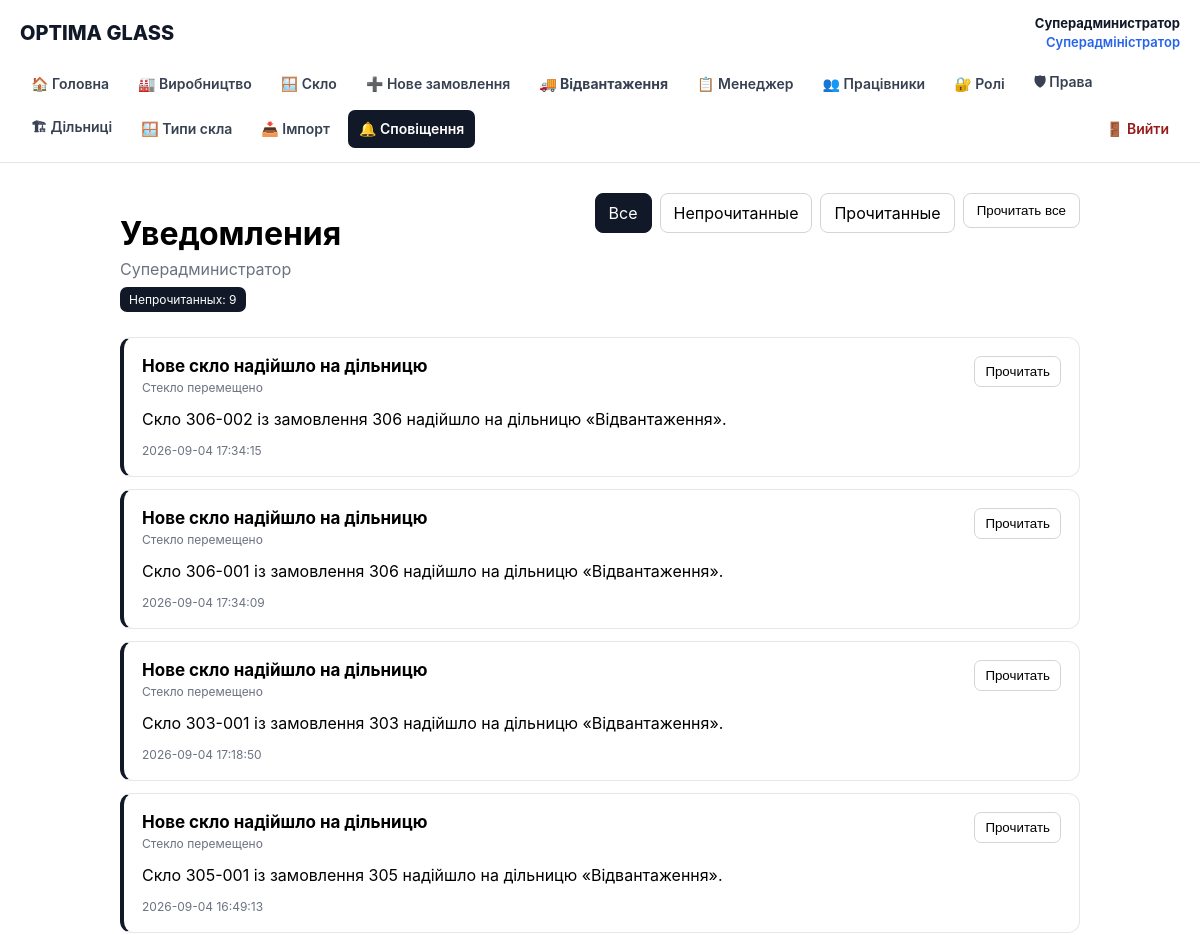
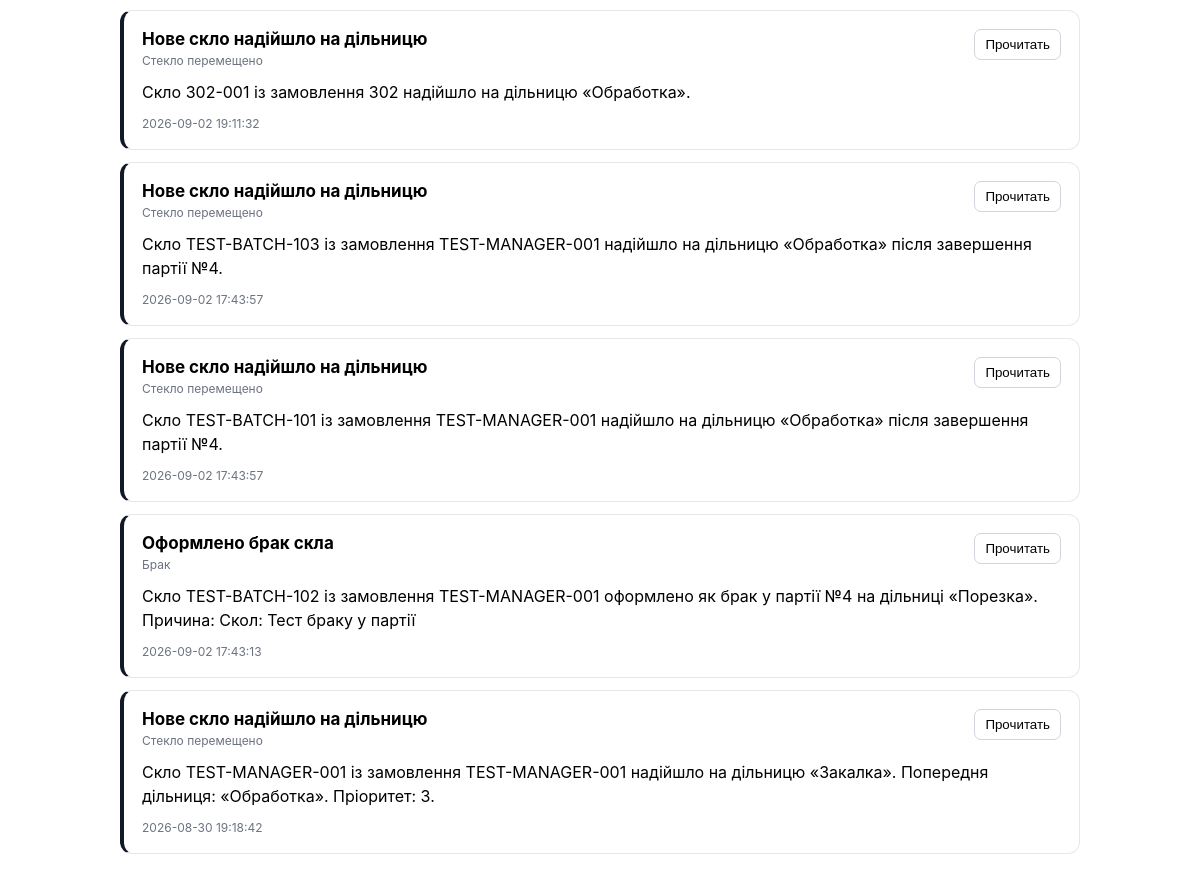
Screenshot of /notifications.php (signed in) with the database file from the repository (2 pictures, top to bottom).
### tables this page shows
CREATE TABLE users (
        id INTEGER PRIMARY KEY AUTOINCREMENT,
        name TEXT NOT NULL,
        email TEXT NOT NULL UNIQUE,
        password TEXT NOT NULL,
        role TEXT NOT NULL DEFAULT 'employee',
        active INTEGER NOT NULL DEFAULT 1,
        created_at TEXT NOT NULL DEFAULT CURRENT_TIMESTAMP
    , stage_id INTEGER REFERENCES production_stages(id));

CREATE TABLE notifications (
    id INTEGER PRIMARY KEY AUTOINCREMENT,

    user_id INTEGER NOT NULL,

    type TEXT NOT NULL,
    title TEXT NOT NULL,
    message TEXT NOT NULL,

    entity_type TEXT,
    entity_id INTEGER,

    channel TEXT NOT NULL DEFAULT 'in_app',
    status TEXT NOT NULL DEFAULT 'unread',

    read_at TEXT,
    sent_at TEXT,

    created_at TEXT NOT NULL DEFAULT CURRENT_TIMESTAMP,

    FOREIGN KEY (user_id) REFERENCES users(id) ON DELETE CASCADE
);

### src/auth.php (called while the page is built, shortened)
<?php
require_once __DIR__ . '/db.php';
function current_user(): ?array
{
    global $db;
    $stmt = $db->prepare("
        SELECT
            u.id,
            u.name,
            u.email,
            u.role,
            u.active,
            u.stage_id,
            ps.name AS stage_name
        FROM users u
        LEFT JOIN production_stages ps
            ON ps.id = u.stage_id
        WHERE u.id = :id
          AND u.active = 1
        LIMIT 1
    ");
    $stmt->execute([
        ':id' => (int) $_SESSION['user_id'],
    ]);
    $user = $stmt->fetch(PDO::FETCH_ASSOC);
    return $user;
}
function require_user(): array
{
    $user = current_user();
    return $user;
}

### public/notifications.php (the view, shortened to what this page needs)
<?php
require __DIR__ . '/../src/auth.php';
$user = require_user();
function e(?string $value): string
{
    return htmlspecialchars(
        $value ?? '',
        ENT_QUOTES,
        'UTF-8'
    );
}
function notificationTypeLabel(string $type): string
{
    return match ($type) {
        'glass_moved' => 'Стекло перемещено',
        'glass_rejected' => 'Брак',
        'critical_order' => 'Критический заказ',
        'batch_assigned' => 'Назначена партия',
        'batch_completed' => 'Партия завершена',
        'production_delay' => 'Задержка производства',
        'order_completed' => 'Заказ завершён',
        default => 'Уведомление',
    };
}
$filter = $_GET['filter'] ?? 'all';
$unreadStmt = $db->prepare("
    SELECT COUNT(*)
    FROM notifications
    WHERE user_id = :user_id
      AND status = 'unread'
");
$unreadStmt->execute([
    ':user_id' => (int) $user['id'],
]);
$unreadCount = (int) $unreadStmt->fetchColumn();
$sql = "
    SELECT
        id,
        type,
        title,
        message,
        entity_type,
        entity_id,
        channel,
        status,
        read_at,
        sent_at,
        created_at
    FROM notifications
    WHERE user_id = :user_id
";
$params = [
    ':user_id' => (int) $user['id'],
];
$sql .= "
    ORDER BY
        CASE
            WHEN status = 'unread' THEN 0
            ELSE 1
        END,
        created_at DESC,
        id DESC
";
$stmt = $db->prepare($sql);
$stmt->execute($params);
$notifications = $stmt->fetchAll(
    PDO::FETCH_ASSOC
);
?>
<!DOCTYPE html>
<html lang="ru">
<head>
    <link
        rel="stylesheet"
        href="/assets/css/app.css"
    >
</head>
<body>
<?php require __DIR__ . '/../src/partials/header.php'; ?>
<main class="notifications-page">
    <header class="notifications-header">
        <div>
            <h1>
                Уведомления
            </h1>
            <div class="notifications-subtitle">
                <?= e($user['name']) ?>
            </div>
            <?php if ($unreadCount > 0): ?>
                <span class="notifications-count">
                    Непрочитанных:
                    <?= $unreadCount ?>
                </span>
            <?php endif; ?>
        </div>
        <?php if ($notifications): ?>
            <div class="notification-actions">
                <a
                    href="/notifications.php?filter=all"
                    class="<?= $filter === 'all'
                        ? 'active'
                        : '' ?>"
                >
                    Все
                </a>
                <a
                    href="/notifications.php?filter=unread"
                    class="<?= $filter === 'unread'
                        ? 'active'
                        : '' ?>"
                >
                    Непрочитанные
                </a>
                <a
                    href="/notifications.php?filter=read"
                    class="<?= $filter === 'read'
                        ? 'active'
                        : '' ?>"
                >
                    Прочитанные
                </a>
                <?php if ($unreadCount > 0): ?>
                    <form method="post">
                        <button type="submit">
                            Прочитать все
                        </button>
                    </form>
                <?php endif; ?>
            </div>
        <?php endif; ?>
    </header>
    <?php if (!$notifications): ?>
        <div class="empty">
            <?php if ($filter === 'unread'): ?>
                Непрочитанных уведомлений нет.
            <?php elseif ($filter === 'read'): ?>
                Прочитанных уведомлений нет.
            <?php else: ?>
                Уведомлений пока нет.
            <?php endif; ?>
        </div>
    <?php else: ?>
        <div class="notification-list">
            <?php foreach (
                $notifications
                as $notification
            ): ?>
                <article
                    class="notification <?= $notification['status'] === 'unread'
                        ? 'unread'
                        : '' ?>"
                >
                    <div class="notification-top">
                        <div>
                            <div class="notification-title">
                                <?= e(
                                    $notification[
                                        'title'
                                    ]
                                ) ?>
                            </div>
                            <div class="notification-type">
                                <?= e(
                                    notificationTypeLabel(
                                        $notification[
                                            'type'
                                        ]
                                    )
                                ) ?>
                            </div>
                        </div>
                        <?php if (
                            $notification['status']
                            === 'unread'
                        ): ?>
                            <form
                                method="post"
                                class="notification-read"
                            >
                                <button type="submit">
                                    Прочитать
                                </button>
                            </form>
                        <?php endif; ?>
                    </div>
                    <div class="notification-message">
                        <?= nl2br(
                            e(
                                $notification[
                                    'message'
                                ]
                            )
                        ) ?>
                    </div>
                    <div class="notification-date">
                        <?= e(
                            $notification[
                                'created_at'
                            ]
                        ) ?>
                    </div>
                </article>
            <?php endforeach; ?>
        </div>
    <?php endif; ?>
</main>
</body>
</html>

### src/partials/header.php (shortened to what this page needs)
<?php
require_once __DIR__ . '/../auth.php';
require_once __DIR__ . '/../permissions.php';
$headerUser =
    isset($user) && is_array($user)
        ? $user
        : current_user();
$currentPage = basename(
    $_SERVER['PHP_SELF'] ?? ''
);
$headerRole = $headerUser['role'] ?? '';
$headerRoleLabels = [
    'superadmin'      => 'Суперадміністратор',
    'admin'           => 'Адміністратор',
    'manager'         => 'Менеджер',
    'section_manager' => 'Начальник дільниці',
    'employee'        => 'Працівник',
];
if (!function_exists('headerActive')) {
    function headerActive(
        string $page,
        string $currentPage
    ): string {
        return $page === $currentPage
            ? 'nav-active'
            : '';
    }
}
if (!function_exists('headerMenuItem')) {
    function headerMenuItem(
        string $url,
        string $label,
        string $page,
        string $currentPage,
        bool $allowed = true,
        string $extraClass = ''
    ): void {
        $classes = trim(
            headerActive(
                $page,
                $currentPage
            )
            . ' '
            . $extraClass
        );
        ?>
        <a
            href="<?= htmlspecialchars(
                $url,
                ENT_QUOTES,
                'UTF-8'
            ) ?>"
            class="<?= htmlspecialchars(
                $classes,
                ENT_QUOTES,
                'UTF-8'
            ) ?>"
        >
            <?= htmlspecialchars(
                $label,
                ENT_QUOTES,
                'UTF-8'
            ) ?>
        </a>
        <?php
    }
}
?>
<header class="app-header">
    <div class="app-header-inner">
        <div class="app-topbar">
            <a
                href="/"
                class="app-brand"
            >
                OPTIMA GLASS
            </a>
            <?php if ($headerUser): ?>
                <div class="app-user">
                    <strong>
                        <?= htmlspecialchars(
                            $headerUser['name'] ?? '',
                            ENT_QUOTES,
                            'UTF-8'
                        ) ?>
                    </strong>
                    <br>
                    <span class="app-user-role">
                        <?= htmlspecialchars(
                            $headerRoleLabels[$headerRole]
                                ?? $headerRole,
                            ENT_QUOTES,
                            'UTF-8'
                        ) ?>
                    </span>
                </div>
            <?php endif; ?>
        </div>
        <?php if ($headerUser): ?>
            <nav class="app-nav">
                <?php
                if ($headerRole === 'superadmin') {
                    headerMenuItem(
                        '/',
                        '🏠 Головна',
                        'index.php',
                        $currentPage
                    );
                }
                ?>
                <a
                    href="/logout.php"
                    class="logout-link"
                >
                    🚪 Вийти
                </a>
            </nav>
        <?php endif; ?>
    </div>
</header>

### public/assets/css/app.css (style rules this page uses)
* { box-sizing: border-box; }
html, body { margin: 0; padding: 0; min-height: 100%; }
body { font-family: Inter, -apple-system, BlinkMacSystemFont, "Segoe UI", Roboto, Arial, sans-serif; ``` color: #172033; ``` }

### public/notifications.php (style rules this page uses)
.notifications-page { max-width: 1000px; margin: 0 auto; padding: 30px 20px 60px; }
.notifications-header { display: flex; justify-content: space-between; align-items: flex-start; gap: 20px; margin-bottom: 25px; }
.notifications-header h1 { margin-bottom: 6px; }
.notifications-subtitle { color: #6b7280; }
.notifications-count { display: inline-block; margin-top: 8px; padding: 5px 9px; border-radius: 7px; background: #111827; color: #fff; font-size: 12px; }
.notification-actions { display: flex; gap: 8px; flex-wrap: wrap; }
.notification-actions a, .notification-actions button { padding: 9px 13px; border: 1px solid #d1d5db; border-radius: 8px; background: #fff; color: inherit; text-decoration: none; cursor: pointer; }
.notification-actions .active { background: #111827; color: #fff; border-color: #111827; }
.notification-list { display: grid; gap: 12px; }
.notification { padding: 18px; border: 1px solid #e5e7eb; border-radius: 12px; background: #fff; }
.notification.unread { border-left: 4px solid #111827; }
.notification-top { display: flex; justify-content: space-between; align-items: flex-start; gap: 15px; }
.notification-title { font-weight: 700; font-size: 17px; }
.notification-type { margin-top: 4px; color: #6b7280; font-size: 12px; }
.notification-message { margin-top: 12px; line-height: 1.5; }
.notification-date { margin-top: 12px; color: #6b7280; font-size: 12px; }
.notification-read { flex: 0 0 auto; }
.notification-read button { padding: 7px 10px; border: 1px solid #d1d5db; border-radius: 7px; background: #fff; cursor: pointer; }

### src/partials/header.php (style rules this page uses)
.app-header { background: #ffffff; border-bottom: 1px solid #e5e7eb; }
.app-header-inner { max-width: 1400px; margin: 0 auto; padding: 14px 20px; }
.app-topbar { display: flex; justify-content: space-between; align-items: center; gap: 20px; }
.app-brand { color: #111827; text-decoration: none; font-size: 20px; font-weight: 800; white-space: nowrap; }
.app-user { color: #6b7280; font-size: 13px; text-align: right; line-height: 1.45; }
.app-user strong { color: #111827; }
.app-user-role { color: #2563eb; font-weight: 600; }
.app-nav { display: flex; flex-wrap: wrap; gap: 7px; margin-top: 13px; }
.app-nav a { display: inline-flex; align-items: center; min-height: 38px; padding: 0 11px; border-radius: 7px; color: #374151; text-decoration: none; font-size: 14px; font-weight: 600; transition: background .15s ease, color .15s ease; }
.app-nav a.nav-active { background: #111827; color: #ffffff; }
.app-nav .logout-link { color: #991b1b; margin-left: auto; }
.app-nav .shipping-link { font-weight: 700; }

### rows the page displays
users: name "Суперадминистратор", role "Суперадміністратор"
notifications: title "Нове скло надійшло на дільницю", type "Стекло перемещено", message "Скло 306-002 із замовлення 306 надійшло на дільницю «Відвантаження».", created_at "2026-09-04 17:34:15"
notifications: title "Нове скло надійшло на дільницю", type "Стекло перемещено", message "Скло 306-001 із замовлення 306 надійшло на дільницю «Відвантаження».", created_at "2026-09-04 17:34:09"
notifications: title "Нове скло надійшло на дільницю", type "Стекло перемещено", message "Скло 303-001 із замовлення 303 надійшло на дільницю «Відвантаження».", created_at "2026-09-04 17:18:50"
notifications: title "Нове скло надійшло на дільницю", type "Стекло перемещено", message "Скло 305-001 із замовлення 305 надійшло на дільницю «Відвантаження».", created_at "2026-09-04 16:49:13"
notifications: title "Нове скло надійшло на дільницю", type "Стекло перемещено", message "Скло 302-001 із замовлення 302 надійшло на дільницю «Обработка».", created_at "2026-09-02 19:11:32"
notifications: title "Нове скло надійшло на дільницю", type "Стекло перемещено", message "Скло TEST-BATCH-103 із замовлення TEST-MANAGER-001 надійшло на дільницю «Обработка» після завершення партії №4.", created_at "2026-09-02 17:43:57"
notifications: title "Нове скло надійшло на дільницю", type "Стекло перемещено", message "Скло TEST-BATCH-101 із замовлення TEST-MANAGER-001 надійшло на дільницю «Обработка» після завершення партії №4.", created_at "2026-09-02 17:43:57"
notifications: title "Оформлено брак скла", type "Брак", message "Скло TEST-BATCH-102 із замовлення TEST-MANAGER-001 оформлено як брак у партії №4 на дільниці «Порезка». Причина: Скол: Тест браку у партії", created_at "2026-09-02 17:43:13"
notifications: title "Нове скло надійшло на дільницю", type "Стекло перемещено", message "Скло TEST-MANAGER-001 із замовлення TEST-MANAGER-001 надійшло на дільницю «Закалка». Попередня дільниця: «Обработка». Пріоритет: 3.", created_at "2026-08-30 19:18:42"

### other values shown
$label "🏠 Головна 🏭 Виробництво 🪟 Скло ➕ Нове замовлення 🚚 Відвантаження 📋 Менеджер 👥 Працівники 🔐 Ролі 🛡 Права 🏗 Дільниці 🪟 Типи скла 📥 Імпорт 🔔 Сповіщення"
$unreadCount "9"
